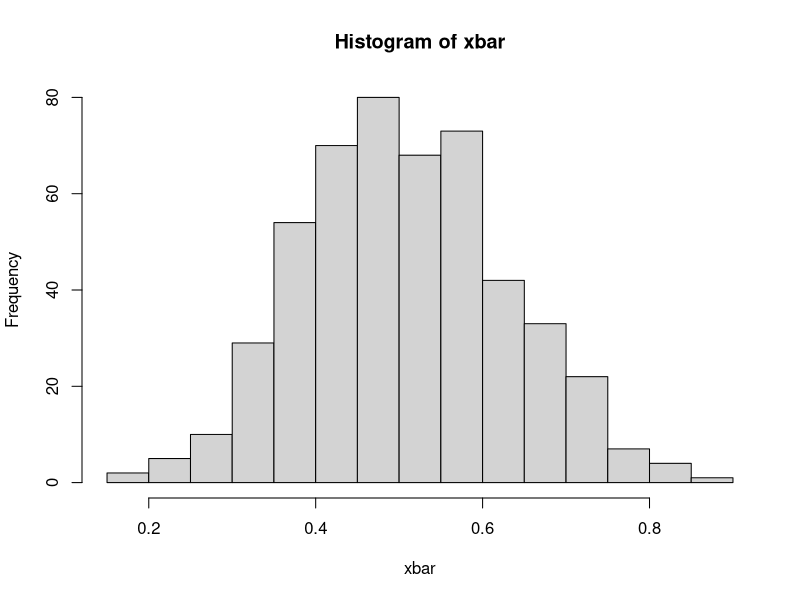

This figure's R source:
xbar <- c(1000)
n <- 500
sample_size <- 5

for (i in 1:n) {
  x <- runif(sample_size)
  xbar[i] <- sum(x) / sample_size
}

hist(xbar)
